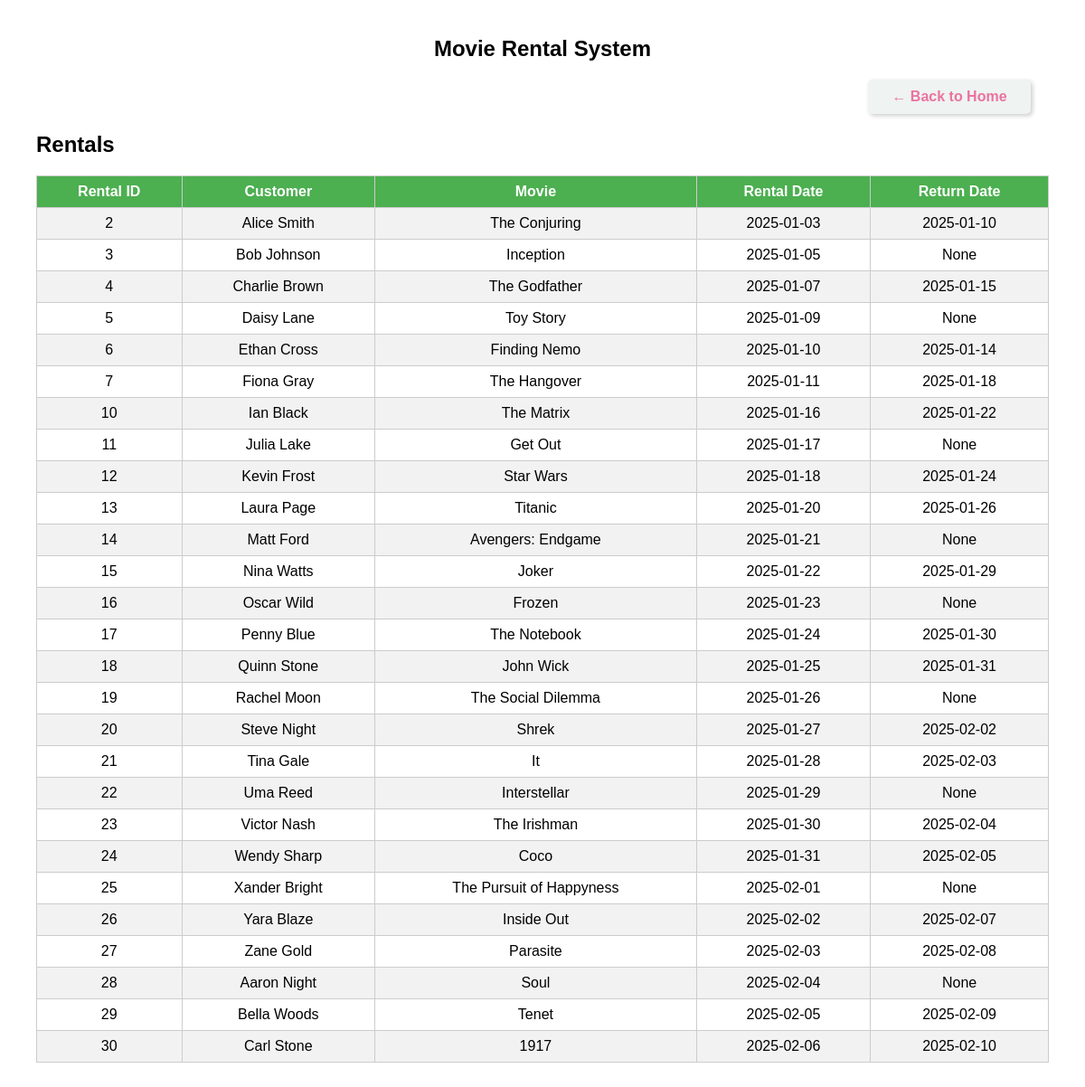
The page /rentals on the database its author committed.
### tables this page shows
CREATE TABLE Rentals (
    rental_id INTEGER PRIMARY KEY AUTOINCREMENT,
    customer_id INTEGER,
    movie_id INTEGER,
    rental_date DATETIME DEFAULT CURRENT_TIMESTAMP,
    return_date DATETIME,
    status TEXT,
    FOREIGN KEY (customer_id) REFERENCES Customers(customer_id),
    FOREIGN KEY (movie_id) REFERENCES Movies(movie_id)
);

CREATE TABLE Customers (
    customer_id INTEGER PRIMARY KEY AUTOINCREMENT,
    name TEXT,
    email TEXT UNIQUE,
    phone TEXT,
    address TEXT
);

CREATE TABLE Movies (
    movie_id INTEGER PRIMARY KEY AUTOINCREMENT,
    title TEXT,
    release_year INTEGER,
    genre_id INTEGER,
    rating TEXT,
    stock INTEGER,
    FOREIGN KEY (genre_id) REFERENCES Genres(genre_id)
);

### app.py (the view)
@app.route('/rentals')
def rentals():
    rows = get_data("""
        SELECT r.rental_id, c.name as customer, m.title as movie, r.rental_date, r.return_date
        FROM Rentals r
        JOIN Customers c ON r.customer_id = c.customer_id
        JOIN Movies m ON r.movie_id = m.movie_id
    """)
    return render_template('rentals.html', rentals=rows)

### app.py (called while the page is built)
def get_data(query, params=None):
    conn = sqlite3.connect(db_path)
    conn.row_factory = sqlite3.Row
    cur = conn.cursor()
    if params:
        cur.execute(query, params)
    else:
        cur.execute(query)
    rows = cur.fetchall()
    conn.close()
    return rows

### Templates/rentals.html
{% extends 'base.html' %}
{% block content %}
<h2>Rentals</h2>
<table>
    <tr>
        <th>Rental ID</th><th>Customer</th><th>Movie</th><th>Rental Date</th><th>Return Date</th>
    </tr>
    {% for r in rentals %}
    <tr>
        <td>{{ r.rental_id }}</td>
        <td>{{ r.customer }}</td>
        <td>{{ r.movie }}</td>
        <td>{{ r.rental_date }}</td>
        <td>{{ r.return_date }}</td>
    </tr>
    {% endfor %}
</table>
{% endblock %}

### Templates/base.html (style rules this page uses)
body { font-family: sans-serif; margin: 40px; }
table { width: 100%; border-collapse: collapse; margin-top: 20px; }
th, td { padding: 8px 12px; border: 1px solid #ccc; text-align: center; }
th { background-color: #4CAF50; color: white; }
tr:nth-child(even) { background-color: #f2f2f2; }

### rows shown on the page
Rentals: rental_id "2", customer "Alice Smith", movie "The Conjuring", rental_date "2025-01-03", return_date "2025-01-10"
Rentals: rental_id "3", customer "Bob Johnson", movie "Inception", rental_date "2025-01-05", return_date "None"
Rentals: rental_id "4", customer "Charlie Brown", movie "The Godfather", rental_date "2025-01-07", return_date "2025-01-15"
Rentals: rental_id "5", customer "Daisy Lane", movie "Toy Story", rental_date "2025-01-09", return_date "None"
Rentals: rental_id "6", customer "Ethan Cross", movie "Finding Nemo", rental_date "2025-01-10", return_date "2025-01-14"
Rentals: rental_id "7", customer "Fiona Gray", movie "The Hangover", rental_date "2025-01-11", return_date "2025-01-18"
Rentals: rental_id "10", customer "Ian Black", movie "The Matrix", rental_date "2025-01-16", return_date "2025-01-22"
Rentals: rental_id "11", customer "Julia Lake", movie "Get Out", rental_date "2025-01-17", return_date "None"
Rentals: rental_id "12", customer "Kevin Frost", movie "Star Wars", rental_date "2025-01-18", return_date "2025-01-24"
Rentals: rental_id "13", customer "Laura Page", movie "Titanic", rental_date "2025-01-20", return_date "2025-01-26"
Rentals: rental_id "14", customer "Matt Ford", movie "Avengers: Endgame", rental_date "2025-01-21", return_date "None"
Rentals: rental_id "15", customer "Nina Watts", movie "Joker", rental_date "2025-01-22", return_date "2025-01-29"
Rentals: rental_id "16", customer "Oscar Wild", movie "Frozen", rental_date "2025-01-23", return_date "None"
Rentals: rental_id "17", customer "Penny Blue", movie "The Notebook", rental_date "2025-01-24", return_date "2025-01-30"
Rentals: rental_id "18", customer "Quinn Stone", movie "John Wick", rental_date "2025-01-25", return_date "2025-01-31"
Rentals: rental_id "19", customer "Rachel Moon", movie "The Social Dilemma", rental_date "2025-01-26", return_date "None"
Rentals: rental_id "20", customer "Steve Night", movie "Shrek", rental_date "2025-01-27", return_date "2025-02-02"
Rentals: rental_id "21", customer "Tina Gale", movie "It", rental_date "2025-01-28", return_date "2025-02-03"
Rentals: rental_id "22", customer "Uma Reed", movie "Interstellar", rental_date "2025-01-29", return_date "None"
Rentals: rental_id "23", customer "Victor Nash", movie "The Irishman", rental_date "2025-01-30", return_date "2025-02-04"
Rentals: rental_id "24", customer "Wendy Sharp", movie "Coco", rental_date "2025-01-31", return_date "2025-02-05"
Rentals: rental_id "25", customer "Xander Bright", movie "The Pursuit of Happyness", rental_date "2025-02-01", return_date "None"
Rentals: rental_id "26", customer "Yara Blaze", movie "Inside Out", rental_date "2025-02-02", return_date "2025-02-07"
Rentals: rental_id "27", customer "Zane Gold", movie "Parasite", rental_date "2025-02-03", return_date "2025-02-08"
Rentals: rental_id "28", customer "Aaron Night", movie "Soul", rental_date "2025-02-04", return_date "None"
Rentals: rental_id "29", customer "Bella Woods", movie "Tenet", rental_date "2025-02-05", return_date "2025-02-09"
Rentals: rental_id "30", customer "Carl Stone", movie "1917", rental_date "2025-02-06", return_date "2025-02-10"
